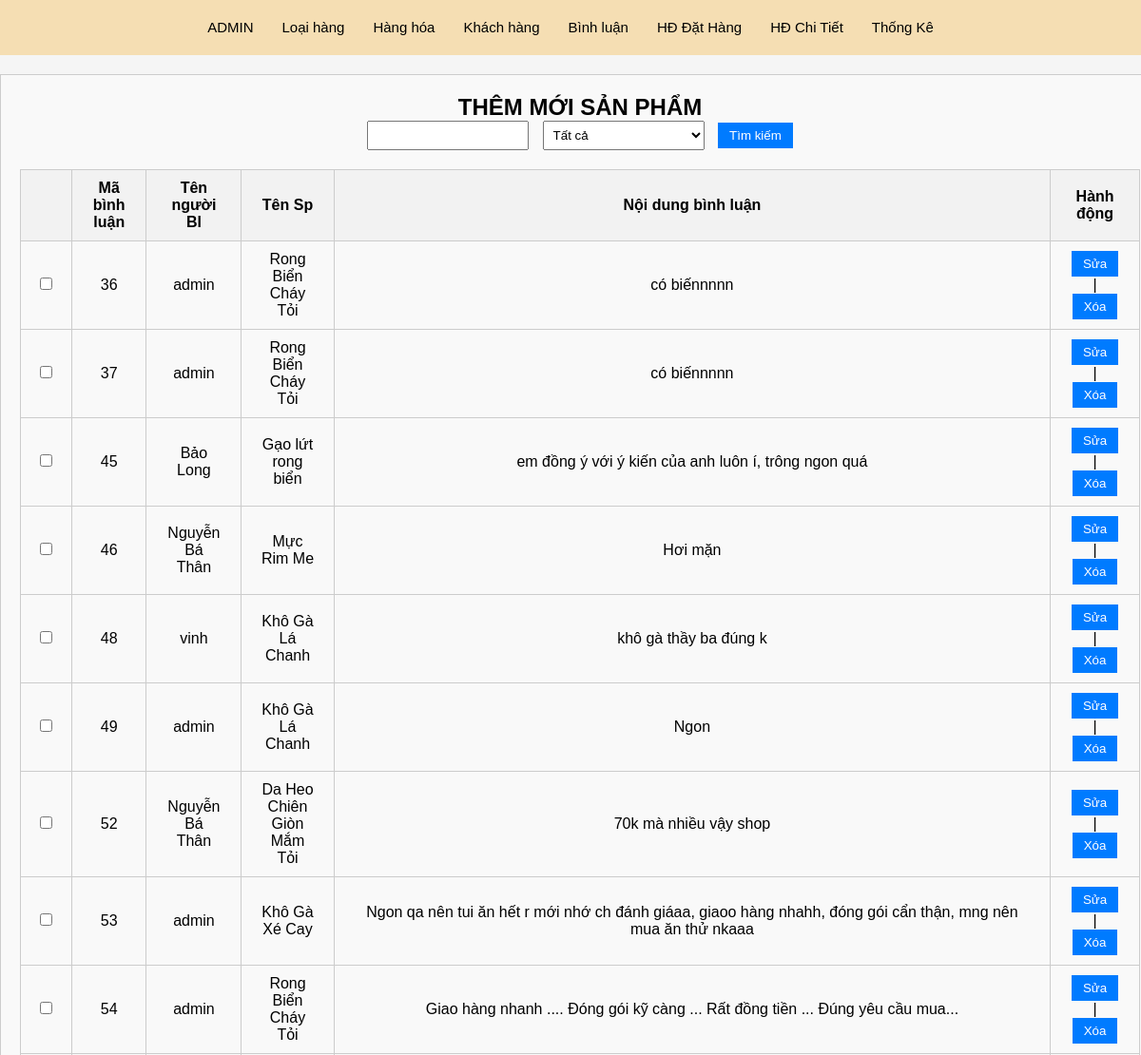
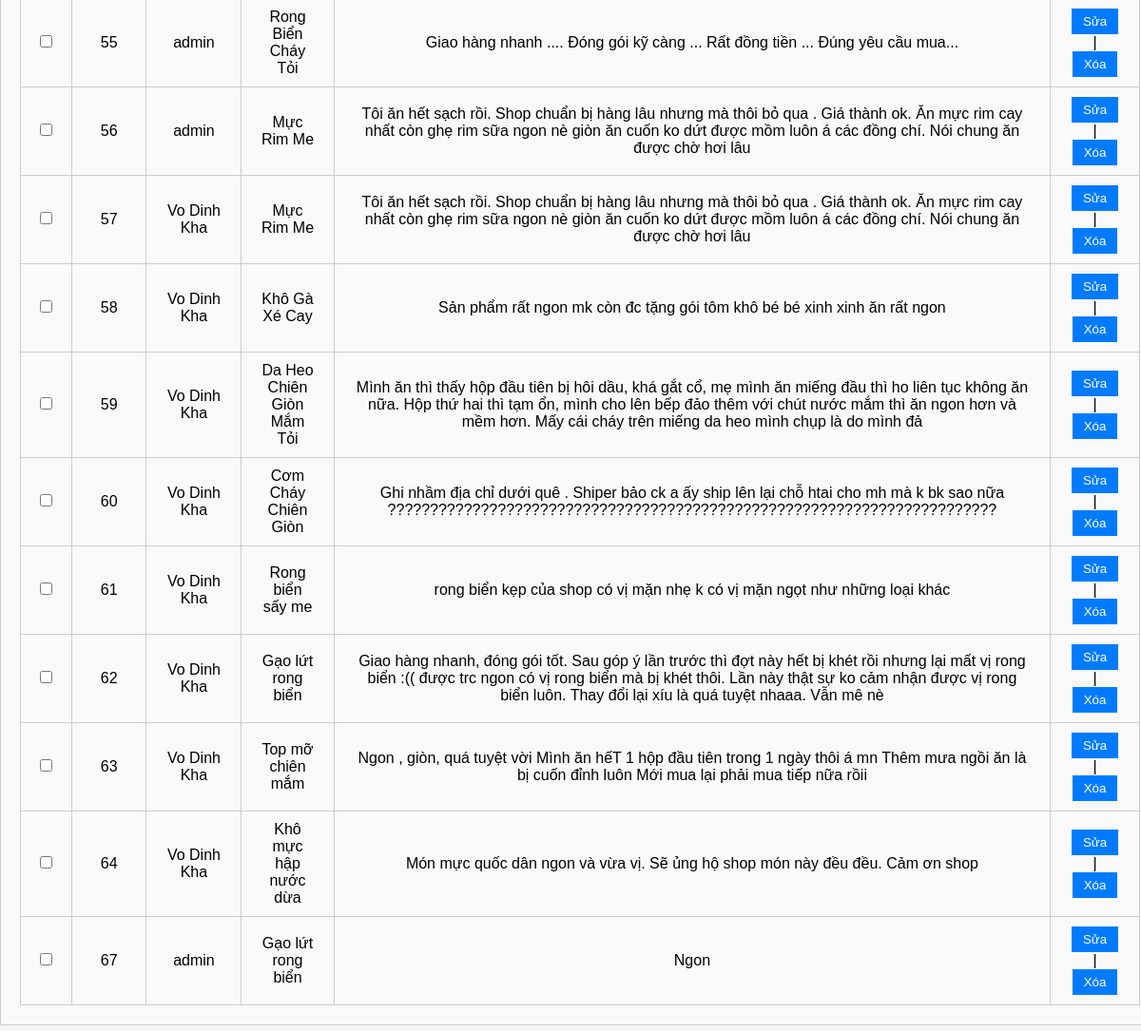
Screenshot of /admin/index.php?act=dsbl with the database file from the repository (2 pictures, top to bottom).
### tables this page shows
CREATE TABLE `binhluan` (
  `ma_BinhLuan` int(11) NOT NULL,
  `noi_dung` varchar(255) NOT NULL,
  `ma_hh` int(11) NOT NULL,
  `ma_kh` int(11) NOT NULL,
  `ngay_binhluan` date NOT NULL
);

CREATE TABLE `khachhang` (
  `ma_KhachHang` int(11) NOT NULL,
  `ho_ten` varchar(100) NOT NULL,
  `ten_dang_nhap` varchar(255) NOT NULL,
  `mat_khau` varchar(100) NOT NULL,
  `email` varchar(100) NOT NULL,
  `so_dien_thoai` varchar(12) NOT NULL,
  `hinh` varchar(255) DEFAULT NULL,
  `kich_hoat` bit(1) NOT NULL DEFAULT b'0',
  `vai_tro` tinyint(1) NOT NULL DEFAULT 0
);

CREATE TABLE `hanghoa` (
  `ma_HangHoa` int(11) NOT NULL,
  `ten_hanghoa` varchar(255) NOT NULL,
  `don_gia` double(10,0) NOT NULL,
  `giam_gia` double(10,0) DEFAULT 0,
  `hinh` varchar(255) DEFAULT NULL,
  `trang_thai` enum('0','1') NOT NULL DEFAULT '0',
  `ngay_nhap` date NOT NULL,
  `mo_ta` varchar(255) DEFAULT NULL,
  `dac_biet` bit(1) NOT NULL DEFAULT b'0',
  `so_luot_xem` int(11) NOT NULL DEFAULT 0,
  `ma_loai` int(11) NOT NULL
);

### model/pdo.php (called while the page is built, shortened)
<?php
function pdo_get_connection()
{
    $dburl = "mysql:host=localhost;dbname=anvat5u;charset=utf8";
    $username = 'root';
    $password = '';
    $conn = new PDO($dburl, $username, $password);
    $conn->setAttribute(PDO::ATTR_ERRMODE, PDO::ERRMODE_EXCEPTION);
    return $conn;
}
function pdo_query($sql)
{
    $sql_args = array_slice(func_get_args(), 1);
    try {
        $conn = pdo_get_connection();
        $stmt = $conn->prepare($sql);
        $stmt->execute($sql_args);
        $rows = $stmt->fetchAll();
        return $rows;
    } catch (PDOException $e) {
        throw $e;
    } finally {
        unset($conn);
    }
}

### model/binhluan.php (called while the page is built, shortened)
<?php
    function list_binhluan($idpro){
        $sql="select binhluan.* , khachhang.ho_ten, hanghoa.ten_hanghoa from binhluan
            inner join hanghoa on hanghoa.ma_HangHoa = binhluan.ma_hh
            inner join khachhang on khachhang.ma_KhachHang = binhluan.ma_kh
         where 1";
        $sql.=" order by ma_BinhLuan";
        $listbl = pdo_query($sql);
        return $listbl;
    }
?>

### admin/binhluan/add.php (the view, shortened to what this page needs)
<link rel="stylesheet" href="../css/binhluan.css">
<div class="add-hanghoa">
    <h1>THÊM MỚI SẢN PHẨM</h1>
    <div class="form">
        <form action="index.php?act=dsbl" method="post" class="locsanpham">
            <input type="text" name="keyword">
            <select name="iddm" id="">
                <option value="0" selected>Tất cả</option>
            </select>
            <input type="submit" name="timkiemsp" value="Tìm kiếm">
        </form>
    </div>
    <div class="list">
        <table class="list-danh-muc">
            <tr>
                <th></th>
                <th>Mã bình luận</th>
                <th>Tên người Bl</th>
                <th>Tên Sp</th>
                <th>Nội dung bình luận</th>
                <th>Hành động</th>
            </tr>
            <?php
            foreach ($listbinhluan as $hanghoa) {
                extract($hanghoa);
                $delsp = "index.php?act=delbl&ma_BinhLuan=" . $ma_BinhLuan;
                $suasp = "index.php?act=suabl&ma_BinhLuan=" . $ma_BinhLuan;
                echo '  <tr>
                                <td><input type="checkbox" name="" id=""></td>
                                <td>' . $ma_BinhLuan . '</td>
                                <td>' . $ho_ten . '</td>
                                <td>' . $ten_hanghoa . '</td>
                                <td>' . $noi_dung . '</td>
                                <td><a href="' . $suasp . '"><input type="button" value="Sửa"></a> | <a href="' . $delsp . '"><input type="button" value="Xóa"></a></td>
                            </tr> ';
            }
            ?>
        </table>
    </div>
</div>

### css/admin.css (style rules this page uses)
* { padding: 0; margin: 0; box-sizing: border-box; font-family: sans-serif; scroll-behavior: smooth; }
body { background-color: #f5f5f5; }

### css/binhluan.css (style rules this page uses)
.add-hanghoa { text-align: center; margin: 20px auto; max-width: 100%; border: 1px solid #ccc; padding: 20px; background-color: #f9f9f9; }
.add-hanghoa h1 { font-size: 24px; }
.add-hanghoa .form { margin-bottom: 20px; }
.add-hanghoa .form input[type="text"], .add-hanghoa .form select { padding: 6px; width: 170px; margin-right: 10px; }
.add-hanghoa .form input[type="submit"] { background-color: #007bff; color: #fff; border: none; padding: 6px 12px; cursor: pointer; }
.add-hanghoa .list-danh-muc { width: 100%; border-collapse: collapse; margin-top: 20px; }
.add-hanghoa .list-danh-muc th, .add-hanghoa .list-danh-muc td { border: 1px solid #ccc; padding: 10px 20px; text-align: center; }
.add-hanghoa .list-danh-muc th { background-color: #f2f2f2; }
.add-hanghoa .list-danh-muc tr:nth-child(even) { background-color: #f9f9f9; }
.add-hanghoa .list-danh-muc input[type="button"] { background-color: #007bff; color: #fff; border: none; padding: 6px 12px; cursor: pointer; }
.add-hanghoa .list-danh-muc input[type="checkbox"] { margin: 0; }

### rows the page displays
binhluan: ma_BinhLuan "36", ma_kh.ho_ten "admin", ma_hh.ten_hanghoa "Rong Biển Cháy Tỏi", noi_dung "có biếnnnnn"
binhluan: ma_BinhLuan "37", ma_kh.ho_ten "admin", ma_hh.ten_hanghoa "Rong Biển Cháy Tỏi", noi_dung "có biếnnnnn"
binhluan: ma_BinhLuan "45", ma_kh.ho_ten "Bảo Long", ma_hh.ten_hanghoa "Gạo lứt rong biển", noi_dung "em đồng ý với ý kiến của anh luôn í, trông ngon quá"
binhluan: ma_BinhLuan "46", ma_kh.ho_ten "Nguyễn Bá Thân", ma_hh.ten_hanghoa "Mực Rim Me", noi_dung "Hơi mặn"
binhluan: ma_BinhLuan "48", ma_kh.ho_ten "vinh", ma_hh.ten_hanghoa "Khô Gà Lá Chanh", noi_dung "khô gà thầy ba đúng k"
binhluan: ma_BinhLuan "49", ma_kh.ho_ten "admin", ma_hh.ten_hanghoa "Khô Gà Lá Chanh", noi_dung "Ngon"
binhluan: ma_BinhLuan "52", ma_kh.ho_ten "Nguyễn Bá Thân", ma_hh.ten_hanghoa "Da Heo Chiên Giòn Mắm Tỏi", noi_dung "70k mà nhiều vậy shop"
binhluan: ma_BinhLuan "53", ma_kh.ho_ten "admin", ma_hh.ten_hanghoa "Khô Gà Xé Cay", noi_dung "Ngon qa nên tui ăn hết r mới nhớ ch đánh giáaa, giaoo hàng nhahh, đóng gói cẩn thận, mng nên mua ăn thử nkaaa"
binhluan: ma_BinhLuan "54", ma_kh.ho_ten "admin", ma_hh.ten_hanghoa "Rong Biển Cháy Tỏi", noi_dung "Giao hàng nhanh .... Đóng gói kỹ càng ... Rất đồng tiền ... Đúng yêu cầu mua..."
binhluan: ma_BinhLuan "55", ma_kh.ho_ten "admin", ma_hh.ten_hanghoa "Rong Biển Cháy Tỏi", noi_dung "Giao hàng nhanh .... Đóng gói kỹ càng ... Rất đồng tiền ... Đúng yêu cầu mua..."
binhluan: ma_BinhLuan "56", ma_kh.ho_ten "admin", ma_hh.ten_hanghoa "Mực Rim Me", noi_dung "Tôi ăn hết sạch rồi. Shop chuẩn bị hàng lâu nhưng mà thôi bỏ qua . Giá thành ok. Ăn mực rim cay nhất còn ghẹ rim sữa ngon nè giòn ăn cuốn ko dứt được mồm luôn á các đồng chí. Nói chung ăn được chờ hơi lâu"
binhluan: ma_BinhLuan "57", ma_kh.ho_ten "Vo Dinh Kha", ma_hh.ten_hanghoa "Mực Rim Me", noi_dung "Tôi ăn hết sạch rồi. Shop chuẩn bị hàng lâu nhưng mà thôi bỏ qua . Giá thành ok. Ăn mực rim cay nhất còn ghẹ rim sữa ngon nè giòn ăn cuốn ko dứt được mồm luôn á các đồng chí. Nói chung ăn được chờ hơi lâu"
binhluan: ma_BinhLuan "58", ma_kh.ho_ten "Vo Dinh Kha", ma_hh.ten_hanghoa "Khô Gà Xé Cay", noi_dung "Sản phẩm rất ngon mk còn đc tặng gói tôm khô bé bé xinh xinh ăn rất ngon"
binhluan: ma_BinhLuan "59", ma_kh.ho_ten "Vo Dinh Kha", ma_hh.ten_hanghoa "Da Heo Chiên Giòn Mắm Tỏi", noi_dung "Mình ăn thì thấy hộp đầu tiên bị hôi dầu, khá gắt cổ, mẹ mình ăn miếng đầu thì ho liên tục không ăn nữa. Hộp thứ hai thì tạm ổn, mình cho lên bếp đảo thêm với chút nước mắm thì ăn ngon hơn và mềm hơn. Mấy cái cháy trên miếng da heo mình chụp là do mình đả"
binhluan: ma_BinhLuan "60", ma_kh.ho_ten "Vo Dinh Kha", ma_hh.ten_hanghoa "Cơm Cháy Chiên Giòn", noi_dung "Ghi nhầm địa chỉ dưới quê . Shiper bảo ck a ấy ship lên lại chỗ htai cho mh mà k bk sao nữa ????????????????????????????????????????????????????????????????????????"
binhluan: ma_BinhLuan "61", ma_kh.ho_ten "Vo Dinh Kha", ma_hh.ten_hanghoa "Rong biển sấy me", noi_dung "rong biển kẹp của shop có vị mặn nhẹ k có vị mặn ngọt như những loại khác"
binhluan: ma_BinhLuan "62", ma_kh.ho_ten "Vo Dinh Kha", ma_hh.ten_hanghoa "Gạo lứt rong biển", noi_dung "Giao hàng nhanh, đóng gói tốt. Sau góp ý lần trước thì đợt này hết bị khét rồi nhưng lại mất vị rong biển :(( được trc ngon có vị rong biển mà bị khét thôi. Lần này thật sự ko cảm nhận được vị rong biển luôn. Thay đổi lại xíu là quá tuyệt nhaaa. Vẫn mê nè"
binhluan: ma_BinhLuan "63", ma_kh.ho_ten "Vo Dinh Kha", ma_hh.ten_hanghoa "Top mỡ chiên mắm", noi_dung "Ngon , giòn, quá tuyệt vời Mình ăn hếT 1 hộp đầu tiên trong 1 ngày thôi á mn Thêm mưa ngồi ăn là bị cuốn đỉnh luôn Mới mua lại phải mua tiếp nữa rồii"
binhluan: ma_BinhLuan "64", ma_kh.ho_ten "Vo Dinh Kha", ma_hh.ten_hanghoa "Khô mực hập nước dừa", noi_dung "Món mực quốc dân ngon và vừa vị. Sẽ ủng hộ shop món này đều đều. Cảm ơn shop"
binhluan: ma_BinhLuan "67", ma_kh.ho_ten "admin", ma_hh.ten_hanghoa "Gạo lứt rong biển", noi_dung "Ngon"
